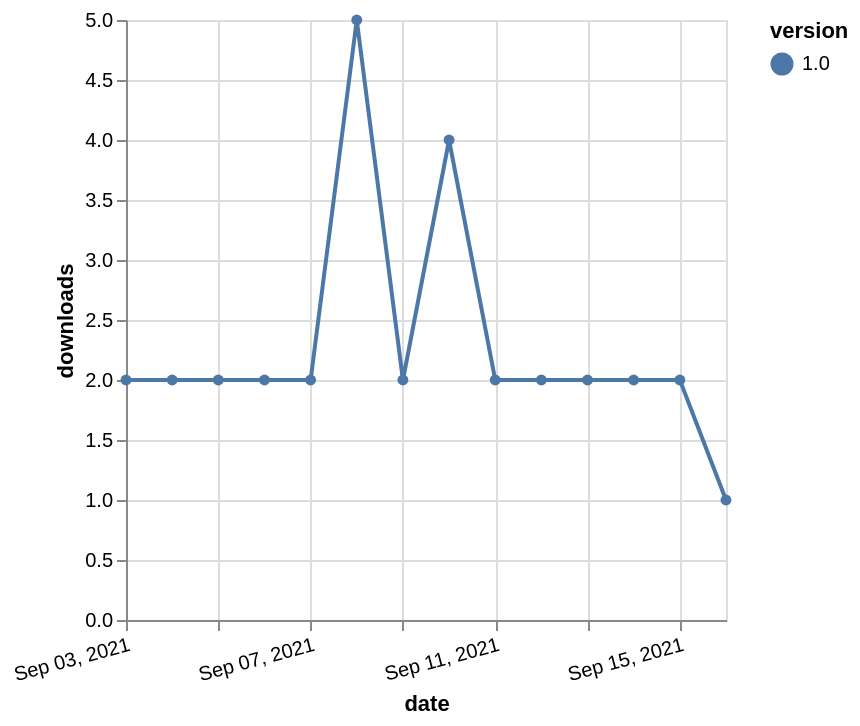

Describe this chart as a Vega-Lite specification.
### Vega-Lite specification from a JSON file in a GitHub repository (floating-point values rounded to 4 significant figures)
{"$schema": "https://vega.github.io/schema/vega-lite/v5.json", "description": "A simple bar chart with embedded data.", "data": {"values": [{"date": "2021-09-03", "total": 1126, "delta": 2, "version": "1.0"}, {"date": "2021-09-04", "total": 1128, "delta": 2, "version": "1.0"}, {"date": "2021-09-05", "total": 1130, "delta": 2, "version": "1.0"}, {"date": "2021-09-06", "total": 1132, "delta": 2, "version": "1.0"}, {"date": "2021-09-07", "total": 1134, "delta": 2, "version": "1.0"}, {"date": "2021-09-08", "total": 1139, "delta": 5, "version": "1.0"}, {"date": "2021-09-09", "total": 1141, "delta": 2, "version": "1.0"}, {"date": "2021-09-10", "total": 1145, "delta": 4, "version": "1.0"}, {"date": "2021-09-11", "total": 1147, "delta": 2, "version": "1.0"}, {"date": "2021-09-12", "total": 1149, "delta": 2, "version": "1.0"}, {"date": "2021-09-13", "total": 1151, "delta": 2, "version": "1.0"}, {"date": "2021-09-14", "total": 1153, "delta": 2, "version": "1.0"}, {"date": "2021-09-15", "total": 1155, "delta": 2, "version": "1.0"}, {"date": "2021-09-16", "total": 1156, "delta": 1, "version": "1.0"}]}, "width": "container", "mark": {"type": "line", "point": {"filled": true}}, "encoding": {"x": {"field": "date", "type": "temporal", "timeUnit": "yearmonthdate", "title": "date", "axis": {"labelAngle": -15}}, "y": {"field": "delta", "type": "quantitative", "title": "downloads"}, "color": {"field": "version", "type": "nominal"}, "tooltip": {"field": "delta"}}}
